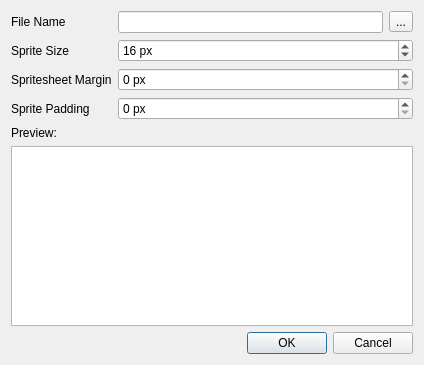
<?xml version="1.0" encoding="UTF-8"?>
<ui version="4.0">
 <class>OpenSpritesheetDialog</class>
 <widget class="QDialog" name="OpenSpritesheetDialog">
  <property name="geometry">
   <rect>
    <x>0</x>
    <y>0</y>
    <width>424</width>
    <height>365</height>
   </rect>
  </property>
  <property name="windowTitle">
   <string>Open sprite sheet</string>
  </property>
  <property name="modal">
   <bool>true</bool>
  </property>
  <layout class="QVBoxLayout" name="verticalLayout">
   <item>
    <layout class="QFormLayout" name="formLayout">
     <property name="fieldGrowthPolicy">
      <enum>QFormLayout::AllNonFixedFieldsGrow</enum>
     </property>
     <property name="labelAlignment">
      <set>Qt::AlignLeading|Qt::AlignLeft|Qt::AlignTop</set>
     </property>
     <property name="formAlignment">
      <set>Qt::AlignLeading|Qt::AlignLeft|Qt::AlignTop</set>
     </property>
     <item row="1" column="0">
      <widget class="QLabel" name="label">
       <property name="text">
        <string>File Name</string>
       </property>
      </widget>
     </item>
     <item row="1" column="1">
      <layout class="QHBoxLayout" name="horizontalLayout">
       <item>
        <widget class="QLineEdit" name="fileName"/>
       </item>
       <item>
        <widget class="QToolButton" name="selectFile">
         <property name="text">
          <string>...</string>
         </property>
        </widget>
       </item>
      </layout>
     </item>
     <item row="2" column="0">
      <widget class="QLabel" name="label_2">
       <property name="text">
        <string>Sprite Size</string>
       </property>
      </widget>
     </item>
     <item row="3" column="0">
      <widget class="QLabel" name="label_3">
       <property name="text">
        <string>Spritesheet Margin</string>
       </property>
      </widget>
     </item>
     <item row="4" column="0">
      <widget class="QLabel" name="label_4">
       <property name="text">
        <string>Sprite Padding</string>
       </property>
      </widget>
     </item>
     <item row="5" column="0">
      <widget class="QLabel" name="label_5">
       <property name="text">
        <string>Preview:</string>
       </property>
      </widget>
     </item>
     <item row="2" column="1">
      <widget class="QSpinBox" name="spriteSize">
       <property name="suffix">
        <string> px</string>
       </property>
       <property name="minimum">
        <number>1</number>
       </property>
       <property name="value">
        <number>16</number>
       </property>
      </widget>
     </item>
     <item row="3" column="1">
      <widget class="QSpinBox" name="spritesheetMargin">
       <property name="suffix">
        <string> px</string>
       </property>
      </widget>
     </item>
     <item row="4" column="1">
      <widget class="QSpinBox" name="spritePadding">
       <property name="suffix">
        <string> px</string>
       </property>
      </widget>
     </item>
    </layout>
   </item>
   <item>
    <widget class="QGraphicsView" name="preview">
     <property name="enabled">
      <bool>true</bool>
     </property>
     <property name="sizePolicy">
      <sizepolicy hsizetype="Expanding" vsizetype="Expanding">
       <horstretch>0</horstretch>
       <verstretch>0</verstretch>
      </sizepolicy>
     </property>
     <property name="acceptDrops">
      <bool>false</bool>
     </property>
     <property name="frameShape">
      <enum>QFrame::StyledPanel</enum>
     </property>
     <property name="frameShadow">
      <enum>QFrame::Sunken</enum>
     </property>
     <property name="lineWidth">
      <number>1</number>
     </property>
     <property name="sizeAdjustPolicy">
      <enum>QAbstractScrollArea::AdjustIgnored</enum>
     </property>
     <property name="dragMode">
      <enum>QGraphicsView::ScrollHandDrag</enum>
     </property>
    </widget>
   </item>
   <item>
    <widget class="QDialogButtonBox" name="buttonBox">
     <property name="orientation">
      <enum>Qt::Horizontal</enum>
     </property>
     <property name="standardButtons">
      <set>QDialogButtonBox::Cancel|QDialogButtonBox::Ok</set>
     </property>
    </widget>
   </item>
  </layout>
 </widget>
 <resources/>
 <connections>
  <connection>
   <sender>buttonBox</sender>
   <signal>accepted()</signal>
   <receiver>OpenSpritesheetDialog</receiver>
   <slot>accept()</slot>
   <hints>
    <hint type="sourcelabel">
     <x>248</x>
     <y>254</y>
    </hint>
    <hint type="destinationlabel">
     <x>157</x>
     <y>274</y>
    </hint>
   </hints>
  </connection>
  <connection>
   <sender>buttonBox</sender>
   <signal>rejected()</signal>
   <receiver>OpenSpritesheetDialog</receiver>
   <slot>reject()</slot>
   <hints>
    <hint type="sourcelabel">
     <x>316</x>
     <y>260</y>
    </hint>
    <hint type="destinationlabel">
     <x>286</x>
     <y>274</y>
    </hint>
   </hints>
  </connection>
 </connections>
</ui>
